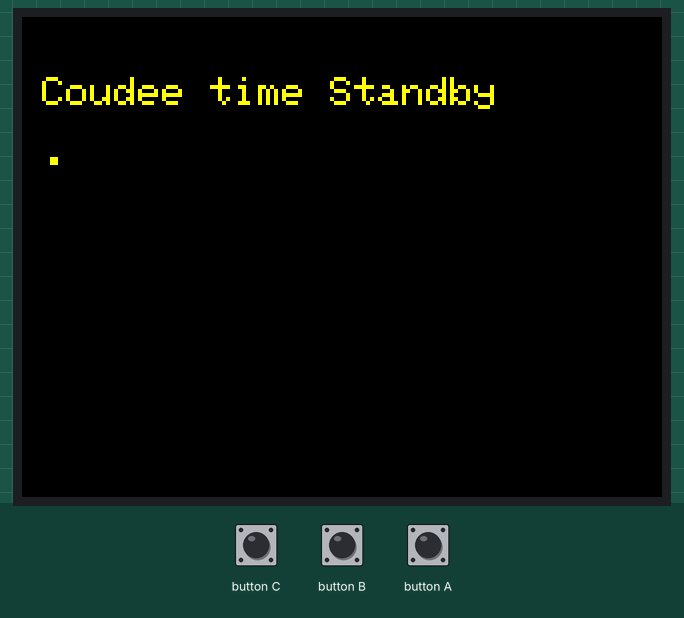
A sketch run on a simulated ESP32. On the bench: 320×240 colour display. Inputs (shaded band) come from the test bench. WiFi joins after 1.5 s; servers stay silent unless stated; uploads are accepted with an empty reply; what the sketch prints to the serial monitor is not drawn.

Above: at 0.8 s.
At 3.0 s:
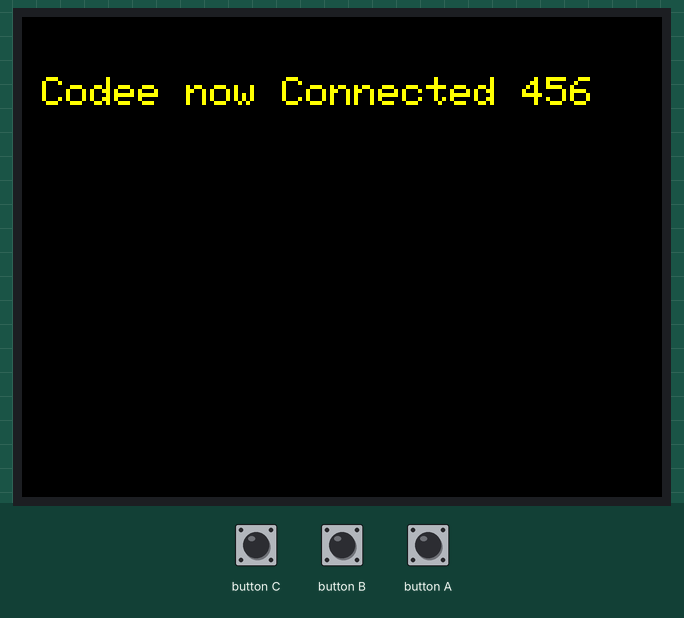
3.1 s: button B pressed for 3.2 s
6.9 s: button A pressed for 3.2 s
At 11.0 s:
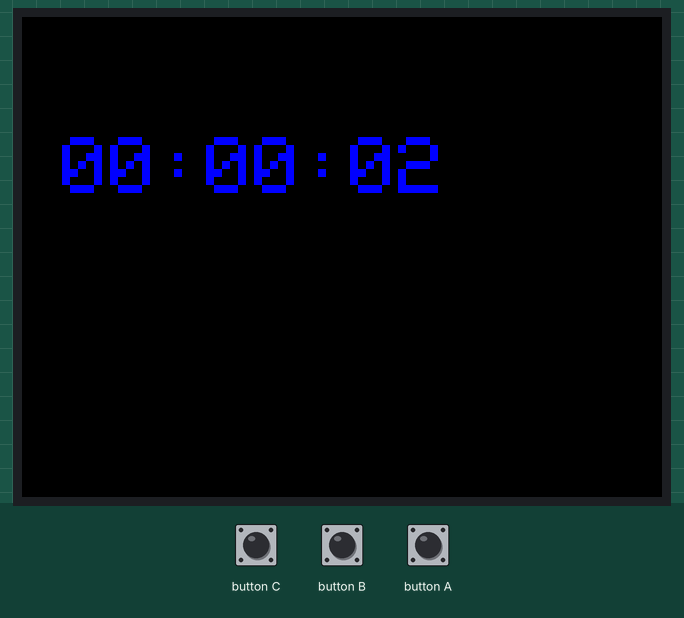
11.6 s: button A pressed for 3.2 s
At 15.4 s:
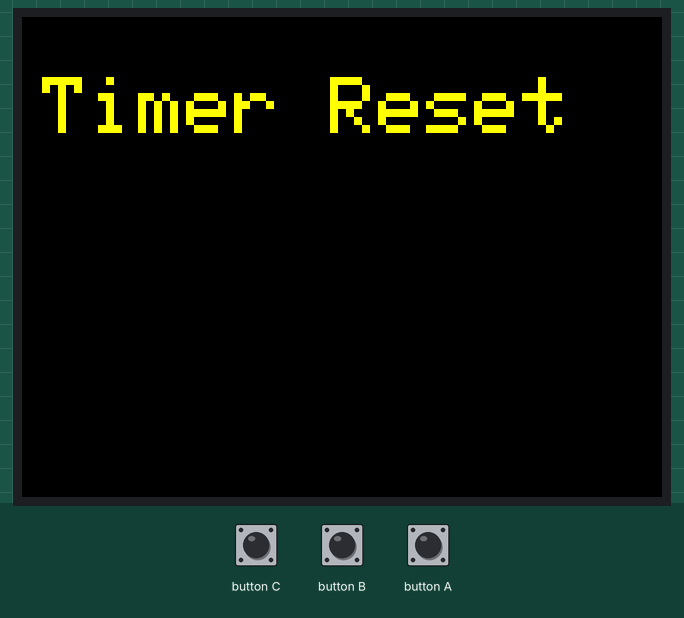
Timing chart, 0 to 16.9 s (numbered marks = the images above; inputs shaded):
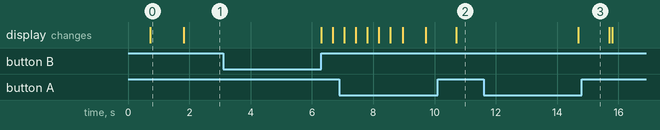

The sketch:

GoogleSpreadSheet.ino
```cpp
#include <M5Unified.h>  // 使用 M5Unified 库替换 M5StickC Plus 库
#include <WiFi.h>         // 引入 WiFi 库
#include <HTTPClient.h>   // 引入 HTTP 客户端库

// WiFi 配置
const char* ssid = "xxxxx";     // WiFi 名称
const char* password = "xxx-xxxxxxx"; // WiFi 密码

// Google Sheets API 配置
const String googleSheetUrl = "";  //自己的URL

// 状态变量
bool wifiConnected = false;      // WiFi 连接状态
bool timerRunning = false;       // 计时器运行状态
unsigned long startTime = 0;     // 计时器起始时间
unsigned long elapsedTime = 0;   // 计时器累计时间

void setup() {
  Serial.begin(115200);           // 初始化串口监视，波特率为 115200
  auto cfg = M5.config();
  cfg.output_power = true;
  M5.begin(cfg);                    // 初始化 M5StickC Plus
  M5.Display.setRotation(3);        // 设置屏幕为横屏模式
  M5.Display.fillScreen(TFT_BLACK); // 设置背景为黑色

  // 显示连接 WiFi 状态
  M5.Display.setTextColor(TFT_YELLOW);   // 设置文字颜色为黄色
  M5.Display.setTextSize(2);             // 设置文字大小
  M5.Display.setCursor(10, 30);
  M5.Display.print("Coudee time Standby");

  Serial.print("Connecting to WiFi: ");
  Serial.println(ssid);

  WiFi.begin(ssid, password);
  while (WiFi.status() != WL_CONNECTED) {
    delay(500);
    M5.Display.setCursor(10, 60);
    M5.Display.print(".");
    Serial.print(".");
  }
  wifiConnected = true;

  // 显示连接成功
  M5.Display.fillScreen(TFT_BLACK);
  M5.Display.setCursor(10, 30);
  M5.Display.print("Codee now Connected 456");
  Serial.println("\nWiFi Connected!");
}

void loop() {
  M5.update(); // 更新按键状态

  // 显示计时器
  if (timerRunning) {
    elapsedTime = millis() - startTime;
  }
  displayTime(elapsedTime);

  // A 按钮单击：启动/停止计时器
  if (M5.BtnA.wasPressed()) {
    if (timerRunning) {
      timerRunning = false; // 停止计时
      Serial.println("Timer Stopped");
    } else {
      timerRunning = true;
      startTime = millis() - elapsedTime; // 继续计时
      Serial.println("Timer Started");
    }
  }

  // A 按钮长按 3 秒：复原计时器
  if (M5.BtnA.pressedFor(3000)) {
    resetTimer();
  }

  // B 按钮长按 3 秒：上传数据
  if (M5.BtnB.pressedFor(3000)) {
    if (wifiConnected) {
      uploadData(); // 上传计时数据
    }
  }
}

// 显示计时器时间
void displayTime(unsigned long timeMillis) {
  static unsigned long lastDisplayedTime = 0;

  // 如果时间没有变化，则不刷新显示
  if (timeMillis == lastDisplayedTime) return;
  lastDisplayedTime = timeMillis;

  // 计算时分秒
  unsigned long seconds = (timeMillis / 1000) % 60;
  unsigned long minutes = (timeMillis / (1000 * 60)) % 60;
  unsigned long hours = (timeMillis / (1000 * 60 * 60));

  // 输出到串口监视
  Serial.printf("Time: %02lu:%02lu:%02lu\n", hours, minutes, seconds);

  // 清空数字显示区域并显示时间
  M5.Display.fillRect(0, 50, 240, 100, TFT_BLACK); // 清空计时器区域
  M5.Display.setTextColor(TFT_BLUE);               // 设置数字颜色为蓝色
  M5.Display.setTextSize(4);                       // 设置数字大小
  M5.Display.setCursor(20, 60);                    // 数字居中显示
  M5.Display.printf("%02lu:%02lu:%02lu", hours, minutes, seconds);
}

// 复原计时器
void resetTimer() {
  timerRunning = false;
  elapsedTime = 0; // 重置计时器
  M5.Display.fillScreen(TFT_BLACK);
  M5.Display.setCursor(10, 30);
  M5.Display.setTextColor(TFT_YELLOW);
  M5.Display.print("Timer Reset");
  Serial.println("Timer Reset");
  delay(1000); // 显示 1 秒复原状态
  M5.Display.fillScreen(TFT_BLACK);
}

// 上传数据到 Google Sheets
void uploadData() {
  HTTPClient http;

  // 添加 check 参数，固定为 1
  String url = googleSheetUrl + "?check=1";

  http.begin(url);
  http.setFollowRedirects(HTTPC_STRICT_FOLLOW_REDIRECTS); // 跟随重定向
  int httpCode = http.GET();
  String payload = http.getString(); // 获取响应内容
  http.end();

  // 打印响应状态码和内容
  Serial.printf("HTTP Response Code: %d\n", httpCode);
  Serial.println("Response Payload: " + payload);

  if (httpCode == HTTP_CODE_OK) {
    flashScreen(3); // 屏幕闪烁三次表示成功
  } else {
    showUploadFailed(httpCode, payload); // 显示上传失败
  }
}


// 屏幕闪烁
void flashScreen(int times) {
  for (int i = 0; i < times; i++) {
    M5.Display.fillScreen(TFT_BLACK);
    delay(300);
    M5.Display.fillScreen(TFT_YELLOW);
    delay(300);
  }
  M5.Display.fillScreen(TFT_BLACK);
}

// 显示上传失败
void showUploadFailed(int httpCode, String payload) {
  M5.Display.fillScreen(TFT_BLACK);
  M5.Display.setTextColor(TFT_RED);
  M5.Display.setTextSize(3);
  M5.Display.setCursor(10, 30);
  M5.Display.printf("Upload Failed\nCode: %d\n%s", httpCode, payload.c_str());
  Serial.printf("Upload Failed\nCode: %d\n%s\n", httpCode, payload.c_str());
  delay(2000); // 显示 2 秒
  M5.Display.fillScreen(TFT_BLACK); // 恢复正常显示
}
```

Measured:
- after the input at 6.9 s, the display: first differs from a run without the input after 2.1 s (image 2 shows a later state)
- after the input at 11.6 s, the display: changes after 3.1 s (image 3)
- what the display in image 0 shows lasts 1.1 s, from 0.7 s to 1.8 s
